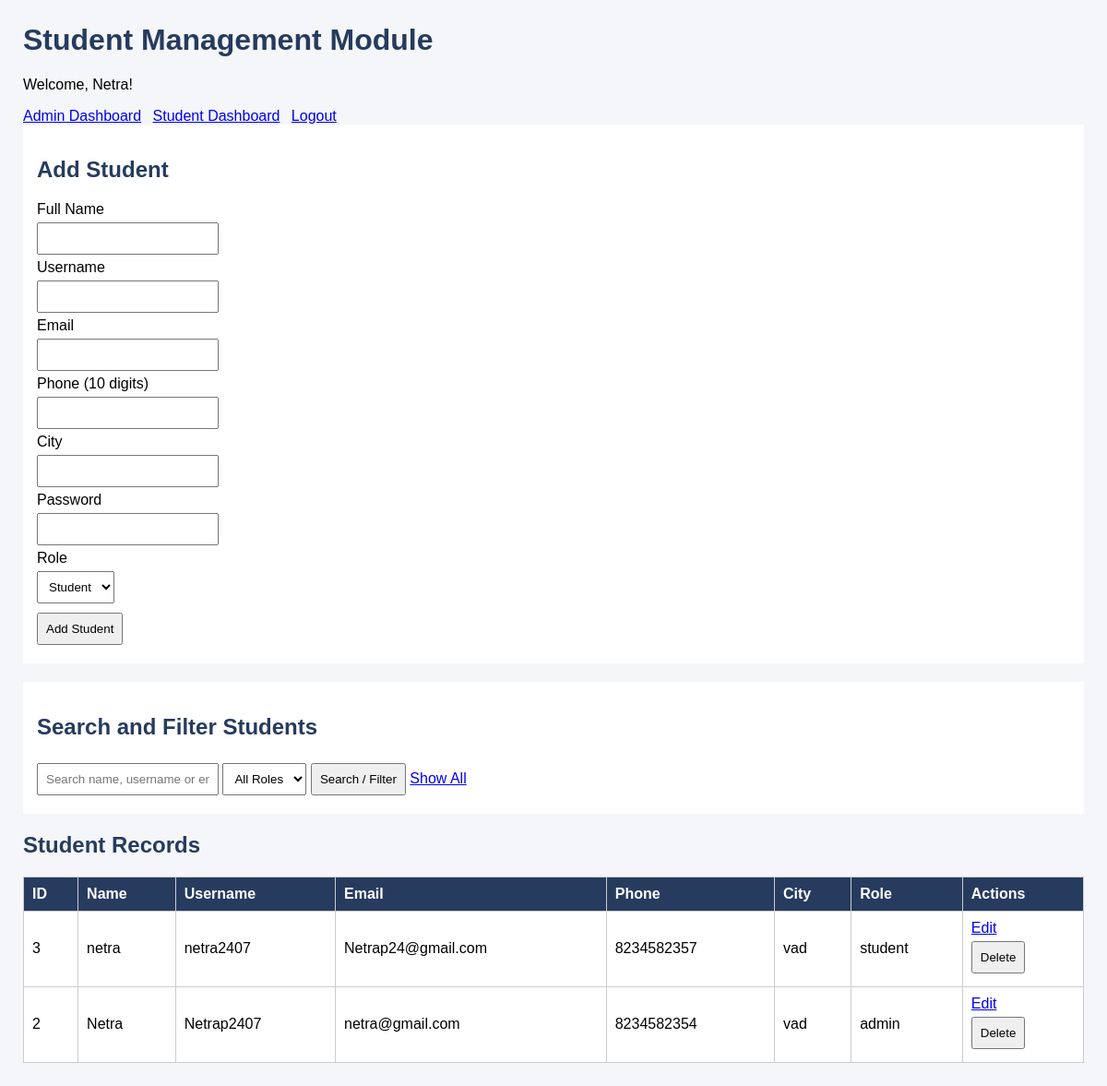
/students.php (signed in), run on the app's committed database.
### tables this page shows
CREATE TABLE `students` (
  `student_id` int(11) NOT NULL,
  `name` varchar(100) NOT NULL,
  `username` varchar(50) NOT NULL,
  `email` varchar(100) NOT NULL,
  `password` varchar(255) NOT NULL,
  `phone` varchar(15) DEFAULT NULL,
  `city` varchar(50) DEFAULT NULL,
  `role` varchar(20) NOT NULL DEFAULT 'student'
);

### students.php (the view, shortened to what this page needs)
<?php
include "db.php";
function e($value) {
    return htmlspecialchars((string)$value, ENT_QUOTES, "UTF-8");
}
$editStudent = null;
$search = trim($_GET["search"] ?? "");
$sql = "SELECT student_id, name, username, email, phone, city, role FROM students";
$sql .= " ORDER BY student_id DESC";
$stmt = mysqli_prepare($conn, $sql);
mysqli_stmt_execute($stmt);
$students = mysqli_stmt_get_result($stmt);
?>
<!DOCTYPE html>
<html>
<head>
</head>
<body>
<h1>Student Management Module</h1>
<p>Welcome, <?php echo e($_SESSION["name"] ?? "Admin"); ?>!</p>
<a href="admin.php">Admin Dashboard</a>
<a href="dashboard.php">Student Dashboard</a>
<a href="logout.php">Logout</a>
<div class="form-box">
    <h2><?php echo $editStudent ? "Edit Student" : "Add Student"; ?></h2>
    <form method="POST" action="students.php">
        <label>Full Name</label><br>
        <input type="text" name="name" required
            value="<?php echo e($editStudent["name"] ?? ""); ?>"><br>
        <label>Username</label><br>
        <input type="text" name="username" required
            value="<?php echo e($editStudent["username"] ?? ""); ?>"><br>
        <label>Email</label><br>
        <input type="email" name="email" required
            value="<?php echo e($editStudent["email"] ?? ""); ?>"><br>
        <label>Phone (10 digits)</label><br>
        <input type="text" name="phone" required
            value="<?php echo e($editStudent["phone"] ?? ""); ?>"><br>
        <label>City</label><br>
        <input type="text" name="city" required
            value="<?php echo e($editStudent["city"] ?? ""); ?>"><br>
        <label>
            <?php echo $editStudent ? "New Password (leave blank to keep current password)" : "Password"; ?>
        </label><br>
        <input type="password" name="password"
            <?php echo $editStudent ? "" : "required"; ?>><br>
        <label>Role</label><br>
        <select name="role" required>
            <option value="student"
                <?php echo (($editStudent["role"] ?? "student") == "student") ? "selected" : ""; ?>>
                Student
            </option>
        </select><br>
        <button type="submit">
            <?php echo $editStudent ? "Update Student" : "Add Student"; ?>
        </button>
    </form>
</div>
<div class="form-box">
    <h2>Search and Filter Students</h2>
    <form method="GET" action="students.php">
        <input type="text" name="search"
            placeholder="Search name, username or email"
            value="<?php echo e($search); ?>">
        <select name="role">
            <option value="">All Roles</option>
        </select>
        <button type="submit">Search / Filter</button>
        <a href="students.php">Show All</a>
    </form>
</div>
<h2>Student Records</h2>
<table>
    <tr>
        <th>ID</th>
        <th>Name</th>
        <th>Username</th>
        <th>Email</th>
        <th>Phone</th>
        <th>City</th>
        <th>Role</th>
        <th>Actions</th>
    </tr>
    <?php if (mysqli_num_rows($students) > 0): ?>
        <?php while ($row = mysqli_fetch_assoc($students)): ?>
            <tr>
                <td><?php echo e($row["student_id"]); ?></td>
                <td><?php echo e($row["name"]); ?></td>
                <td><?php echo e($row["username"]); ?></td>
                <td><?php echo e($row["email"]); ?></td>
                <td><?php echo e($row["phone"]); ?></td>
                <td><?php echo e($row["city"]); ?></td>
                <td><?php echo e($row["role"]); ?></td>
                <td>
                    <a href="students.php?edit=<?php echo e($row["student_id"]); ?>">
                        Edit
                    </a>
                    <form method="POST" action="students.php"
                        onsubmit="return confirm('Delete this student?');">
                        <button type="submit">Delete</button>
                    </form>
                </td>
            </tr>
        <?php endwhile; ?>
    <?php else: ?>
        <tr>
            <td colspan="8">No student records found.</td>
        </tr>
    <?php endif; ?>
</table>
</body>
</html>

### students.php (style rules this page uses)
body { font-family: Arial, sans-serif; margin: 25px; background: #f4f6f9; }
h1, h2 { color: #263b5e; }
input, select, button { padding: 8px; margin: 5px 0; }
input, select { max-width: 100%; }
button { cursor: pointer; }
table { width: 100%; border-collapse: collapse; background: white; margin-top: 15px; }
th, td { border: 1px solid #ccc; padding: 9px; text-align: left; }
th { background: #263b5e; color: white; }
.form-box { background: white; padding: 15px; margin-bottom: 20px; }
a { margin-right: 8px; }

### data on the page
students: student_id "3", name "netra", username "netra2407", email "Netrap24@gmail.com", phone "8234582357", city "vad", role "student"
students: student_id "2", name "Netra", username "Netrap2407", email "netra@gmail.com", phone "8234582354", city "vad", role "admin"

### other printed values
$_SESSION["name"] "Netra"
